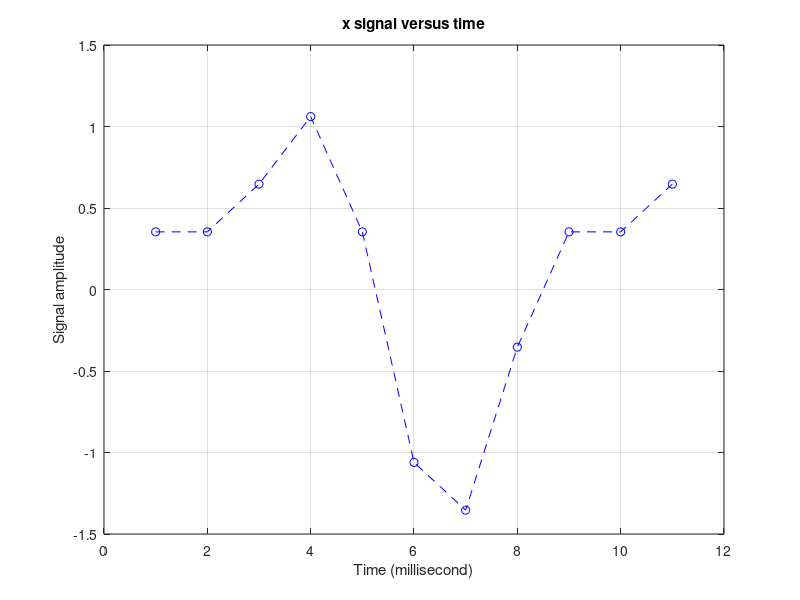

Write MATLAB code to recreate this figure. (Note: this script raises an error after producing the figure.)

%% A DFT shifting theorem example (using exponential form of DFT equation)
clc;   clear;   close all;

DFT_points = 8;      j = sqrt(-1);
N = DFT_points;   % The number of samples of input sequence- x and the number of frequency points in the DFT output  
k = 3;            % Amount of shift in Time-domain signal  
Fs = 8e3;         % Sampling frequency 8KHz
ts = 1/Fs;
ind = 1;   x = [];
for n = 1:N+k
    m = n-1;
    x(ind) = sin(2*pi*1000*m*ts)+0.5*sin(2*pi*2000*m*ts+(3*pi/4));
    ind = ind + 1;
end

t = 1:N+k;
% Plot first N discrete values of x_seq1 signal:
   figure(1);   plot(t,x,'b--o');   grid on;
   xlabel('Time (millisecond)');     ylabel('Signal amplitude')
   title('x signal versus time');   zoom xon;

x_1 = x(1,1:N); 

x_2 = x(1,1+k:end);            % time sequence shifted by k samples
   
f_analysis_1m = (1*Fs)/N;      % DFT analysis frequency for m=1

X_exp = zeros(N,1);
X_exp = dft(x_1, N);

% for m = 1:DFT_points
%     X_1 = zeros(N,1);   m_e = m - 1;
%     for ii = 1:N
%         n = ii-1;   X_p1 = [];   
%         X_p1 = x_1(1,ii)*exp((-j*2*pi*n*m_e)/N);                    
%         X_1(ii,1) = X_p1;  
%     end
%     X_exp(m,1) = sum(X_1(:,1));
% end

X_shifted = zeros(N,1);     
X_shifted = dft(x_2, N);

% for m = 1:DFT_points
%     X_1 = zeros(N,1);   m_e = m - 1;
%     for ii = 1:N
%         n = ii-1;   X_p1 = [];   
%         X_p1 = x_2(1,ii)*exp((-j*2*pi*n*m_e)/N);                    
%         X_1(ii,1) = X_p1;  
%     end
%     X_shifted(m,1) = sum(X_1(:,1));
% end

% m = 1;
X_dft_k = zeros(N,1);
Xe_real = zeros(N,1);     Xe_imag = zeros(N,1);
for m = 1:N
    m_e = m-1;
    X_dft_k(m,1) = exp((j*2*pi*k*m_e)/N)*X_exp(m,1);
    
    Xe_real(m,1) = real(X_dft_k(m,1));
            if Xe_real(m,1) > 0 && Xe_real(m,1) < 1e-10
               Xe_real(m,1) = 0;  
            end  
            if Xe_real(m,1) < 0 && Xe_real(m,1) > -1e-10
               Xe_real(m,1) = 0;  
            end
        Xe_imag(m,1) = imag(X_dft_k(m,1));
            if Xe_imag(m,1) > 0 && Xe_imag(m,1) < 1e-10
               Xe_imag(m,1) = 0;  
            end  
            if Xe_imag(m,1) < 0 && Xe_imag(m,1) > -1e-10
               Xe_imag(m,1) = 0;  
            end
        X_dft_k_mag(m,1) = sqrt(Xe_real(m,1).^2 + Xe_imag(m,1).^2);
       
end


mf = 0:DFT_points-1;
figure(4); 
stem(mf,X_shifted,'LineStyle','--',...
     'MarkerSize',15,'Marker','s',...
     'MarkerFaceColor','black',...
     'MarkerEdgeColor','green')
grid on;
title('Magnitude of X_shifted(m)')
xlabel('m (KHz)')
ylabel('Magnitude')

figure(5); 
stem(mf,X_dft_k_mag,'LineStyle','--',...
     'MarkerSize',15,'Marker','s',...
     'MarkerFaceColor','blue',...
     'MarkerEdgeColor','green')
grid on;
title('Magnitude of X_dft_k(m)')
xlabel('m (KHz)')
ylabel('Magnitude')



% Verify DFT shifting property: 
DFT_Linearity_error = max(abs(X_shifted - X_dft_k_mag));
    if DFT_Linearity_error < 1e-9
       'DFT_shifting_property_is_proved'  
    end



















